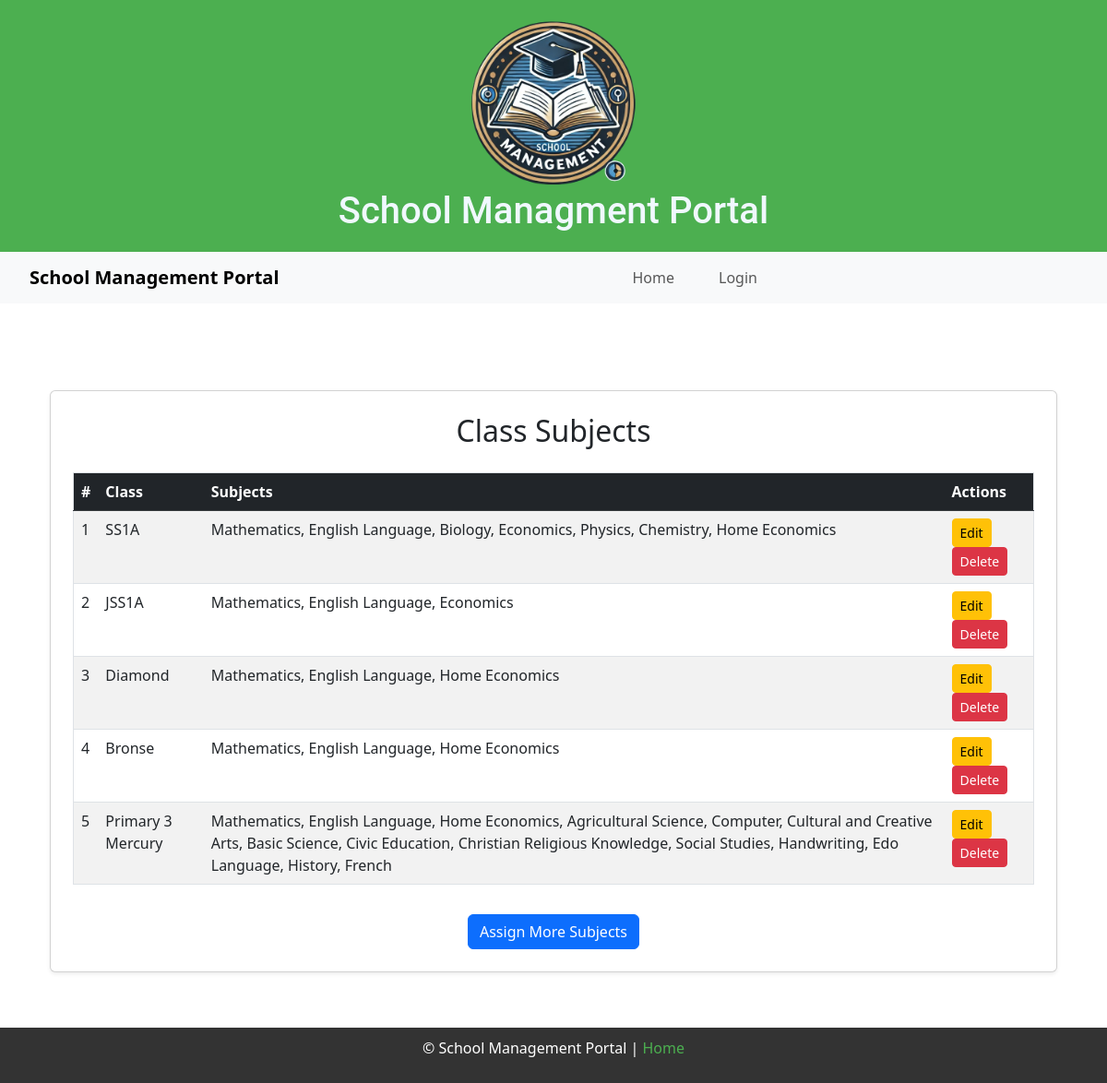
Page /class_subjects on the earlier database version.
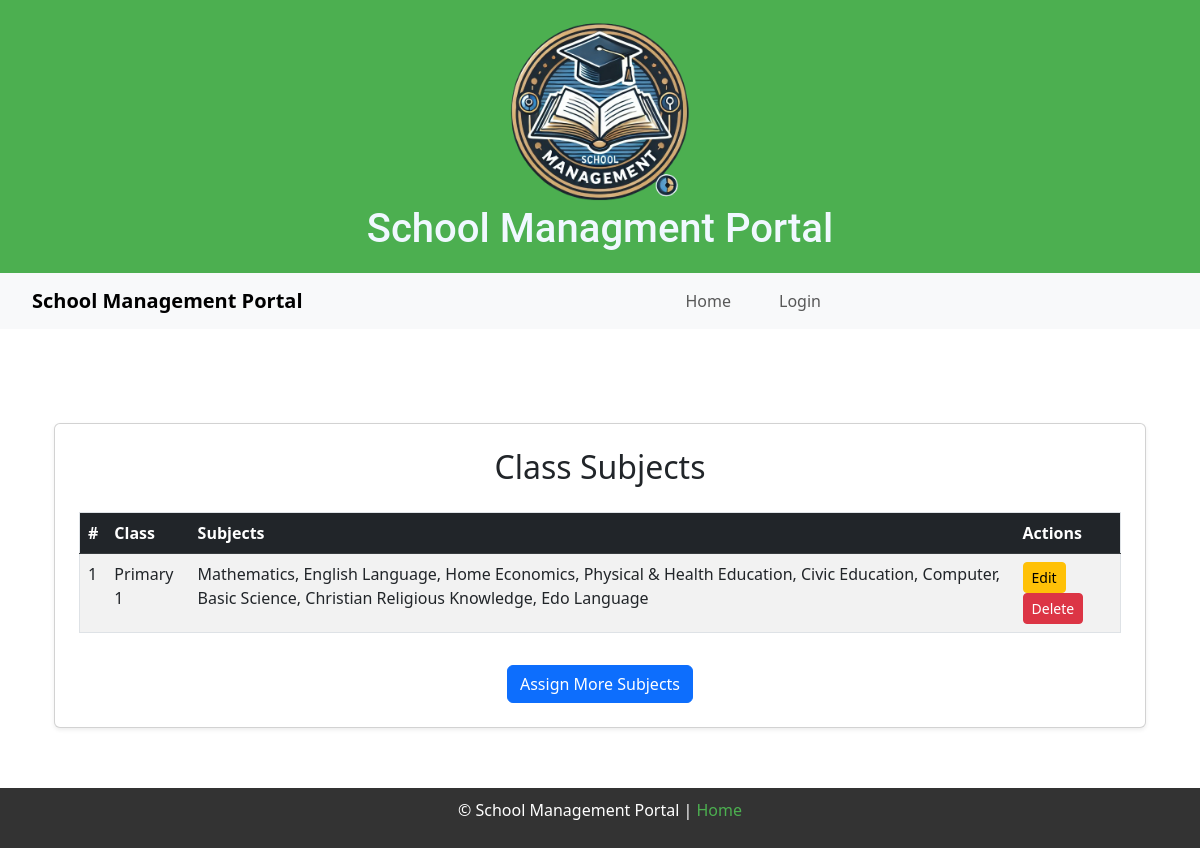
Same page on the later database version.
### models.py (models this page shows, shortened)
class Class(db.Model):
    __tablename__ = 'classes'
    id = db.Column(db.Integer, primary_key=True)
    class_name = db.Column(db.String(100), nullable=False)
    class_level = db.Column(db.String(50), nullable=False)
    class_category = db.Column(db.String(50), nullable=False)
    school_id = db.Column(db.Integer, db.ForeignKey('schools.id', name='fk_classes_school_id'), nullable=False)
    students = db.relationship('Student', backref='class_', lazy=True, cascade="all, delete-orphan")
    teachers = db.relationship('Teacher', secondary=class_teacher_association, backref='classes', cascade="all, delete-orphan", single_parent=True)
    class_fee_components = db.relationship('ClassFeeComponent', backref='class_', lazy=True, cascade="all, delete-orphan")
    __table_args__ = (
        db.UniqueConstraint('class_name', 'school_id', name='uq_class_per_school'),
    )

### routes.py (the view)
@main.route('/class_subjects')
def view_class_subjects():
    subject_alias = aliased(Subject)
    class_subjects = db.session.query(
        Class.class_name.label("class_name"),
        subject_alias.name.label("subject_name")
    ).join(ClassSubject, Class.id == ClassSubject.class_id) \
     .join(subject_alias, subject_alias.id == ClassSubject.subject_id) \
     .all()
    grouped_class_subjects = {}
    for cs in class_subjects:
        grouped_class_subjects.setdefault(cs.class_name, []).append(cs.subject_name)
    return render_template("view_class_subjects.html", grouped_class_subjects=grouped_class_subjects)

### main.py (called while the page is built)
@app.before_request
def before_request():
    g.current_user = current_user

@app.context_processor
def inject_csrf_token():
    return dict(csrf_token=generate_csrf())

### routes.py (called while the page is built)
@main.before_request
def load_school_details():
    if current_user.is_authenticated:
        if 'school_name' not in session or 'school_logo' not in session:
            school = School.query.get(current_user.school_id)
            if school:
                g.school_name = school.name
                g.school_logo = school.school_logo if school.school_logo else 'static/uploads/default-logo.png'
                session['school_name'] = g.school_name
                session['school_logo'] = g.school_logo
        else:
            g.school_name = session['school_name']
            g.school_logo = session['school_logo']
    else:
        g.school_name = "School Management Portal"
        g.school_logo = "uploads/default-logo.png"

### templates/view_class_subjects.html
{% extends "base.html" %}
{% block content %}
<div class="container mt-4">
    <div class="card shadow-sm p-4">
        <h2 class="text-center mb-3">Class Subjects</h2>
        {% if grouped_class_subjects %}
        <div class="table-responsive">
            <table class="table table-striped table-hover">
                <thead class="table-dark">
                    <tr>
                        <th>#</th>
                        <th>Class</th>
                        <th>Subjects</th>
                        <th>Actions</th>
                    </tr>
                </thead>
                <tbody>
                    {% for class_name, subjects in grouped_class_subjects.items() %}
                    <tr>
                        <td>{{ loop.index }}</td>
                        <td>{{ class_name }}</td>
                        <td>{{ subjects | join(', ') }}</td>
                        <td>
                            <a href="{{ url_for('main.edit_class_subject', class_name=class_name) }}" class="btn btn-sm btn-warning">Edit</a>
                            <a href="{{ url_for('main.delete_class_subject', class_name=class_name) }}" class="btn btn-sm btn-danger" onclick="return confirm('Are you sure?');">Delete</a>
                        </td>
                    </tr>
                    {% endfor %}
                </tbody>
            </table>
        </div>
        {% else %}
        <p class="text-center text-muted">No subjects assigned to any class yet.</p>
        {% endif %}
        <div class="text-center mt-3">
            <a href="{{ url_for('main.assign_subject_to_class') }}" class="btn btn-primary">Assign More Subjects</a>
        </div>
    </div>
</div>
{% endblock %}

### templates/base.html (shortened to what this page needs)
<!DOCTYPE html>
<html lang="en">
<head>
    <link rel="stylesheet" href="{{ url_for('static', filename='style.css') }}">
    <link href="https://cdn.jsdelivr.net/npm/bootstrap@5.3.0-alpha3/dist/css/bootstrap.min.css" rel="stylesheet">
    <link href="https://cdn.jsdelivr.net/npm/select2@4.1.0-rc.0/dist/css/select2.min.css" rel="stylesheet" />
</head>
<body>
    <header>
        <div class="logo">
            <a href="{{ url_for('main.index') }}">
                <img src="{{ url_for('main.uploaded_file', filename=g.school_logo.split('/')[-1]) }}"
                     alt="School Logo"
                     width="200" height="auto">
            </a>
        </div>
        <h1 class="title1" style="color:aliceblue; font-family: 'Roboto', sans-serif;">School Managment Portal</h1>
    </header>
    {% include 'navigation.html' %}
    <div class="container">
        {% block content %}{% endblock %}
    </div>
    <footer>
        <p>&copy; {{ year }} School Management Portal | <a href="{{ url_for('main.index') }}">Home</a></p>
    </footer>
</body>
</html>

### templates/navigation.html (shortened to what this page needs)
<nav class="navbar navbar-expand-lg navbar-light bg-light">
    <div class="container-fluid justify-content-center">
        <a class="navbar-brand" href="{{ url_for('main.dashboard') }}">
            {% if g.school_name %}
                {{ g.school_name }}
            {% else %}
                School Managment Portal
            {% endif %}
        </a>
        <div class="collapse navbar-collapse justify-content-center" id="navbarNavDropdown">
            <ul class="navbar-nav">
                <li class="nav-item">
                    <a class="nav-link {% if request.endpoint == 'main.index' %}active{% endif %}" href="{{ url_for('main.index') }}">Home</a>
                </li>
                {% if current_user.is_authenticated %}
                    {% if current_user.role == 'admin' %}
                        <li class="nav-item dropdown">
                            <a class="nav-link dropdown-toggle {% if request.endpoint in ['main.students', 'main.teachers', 'main.assign_teachers'] %}active{% endif %}" href="#" id="studentsTeachersDropdown" role="button" data-bs-toggle="dropdown" aria-expanded="false">
                                Students & Teachers
                            </a>
                            <ul class="dropdown-menu" aria-labelledby="studentsTeachersDropdown">
                                <li><a class="dropdown-item" href="{{ url_for('main.classes') }}">Classes</a></li>
                                <li><a class="dropdown-item" href="{{ url_for('main.students') }}">Students</a></li>
                                <li><a class="dropdown-item" href="{{ url_for('main.teachers') }}">Teachers</a></li>
                                <li><a class="dropdown-item" href="{{ url_for('main.assign_teachers') }}">Assign Teachers</a></li>
                            </ul>
                        </li>
                        <li class="nav-item dropdown">
                            <a class="nav-link dropdown-toggle {% if request.endpoint in ['main.subjects', 'main.assessments'] %}active{% endif %}" href="#" id="subjectsAssessmentsDropdown" role="button" data-bs-toggle="dropdown" aria-expanded="false">
                                Subjects & Assessments
                            </a>
                            <ul class="dropdown-menu" aria-labelledby="subjectsAssessmentsDropdown">
                                <li><a class="dropdown-item" href="{{ url_for('main.subjects') }}">Subjects</a></li>
                                <li><a class="dropdown-item" href="{{ url_for('main.add_subject') }}">Add Subject</a></li>
                                <li><a class="dropdown-item" href="{{ url_for('main.assign_subject_to_class') }}">Assign Subject to Class</a></li>
                                <li><a class="dropdown-item" href="{{ url_for('main.view_class_subjects') }}">View Subject by Class</a></li>
                                <li><a class="dropdown-item" href="{{ url_for('main.assessments') }}">Assessments</a></li>
                                <li><a class="dropdown-item" href="{{ url_for('main.assessment_types') }}">Assessment Types</a></li>
                                <li><a class="dropdown-item" href="{{ url_for('main.assessment_subject_scores') }}">Assessment Subject Scores</a></li>
                                <li><a class="dropdown-item" href="{{ url_for('main.add_assessment_score') }}">Add Assessment Score</a></li>
                            </ul>
                        </li>
                        <li class="nav-item dropdown">
                            <a class="nav-link dropdown-toggle {% if request.endpoint in ['main.subjects', 'main.assessments'] %}active{% endif %}" href="#" id="subjectsAssessmentsDropdown" role="button" data-bs-toggle="dropdown" aria-expanded="false">
                                Student Results
                            </a>
                            <ul class="dropdown-menu" aria-labelledby="subjectsAssessmentsDropdown">
                                <li><a class="dropdown-item" href="{{ url_for('main.generate_results') }}">Generate Students Results</a></li>
                                <li><a class="dropdown-item" href="{{ url_for('main.upload_signature') }}">Remarks on Results</a></li>
                                <li><a class="dropdown-item" href="{{ url_for('main.list_students_result') }}">Edit/Remove Results</a></li>
                            </ul>
                        </li>
                        <li class="nav-item dropdown">
                            <a class="nav-link dropdown-toggle {% if request.endpoint in ['main.fees'] %}active{% endif %}" href="#" id="feesManagementDropdown" role="button" data-bs-toggle="dropdown" aria-expanded="false">
                                Fees Management
                            </a>
                            <ul class="dropdown-menu" aria-labelledby="feesManagementDropdown">
                                <li><a class="dropdown-item" href="{{ url_for('main.fee_components') }}">Fee Components</a></li>
                                <li><a class="dropdown-item" href="{{ url_for('main.view_class_fees') }}">Class Fees</a></li>
                                <li><a class="dropdown-item" href="{{ url_for('main.add_fee_component_to_class') }}">Assign Fees to Classes</a></li>
                                <li><a class="dropdown-item" href="{{ url_for('main.generate_fees') }}">Generate Class Fees</a></li>
                                <li><a class="dropdown-item" href="{{ url_for('main.record_payment') }}">Record Payment</a></li>
                            </ul>
                        </li>
                        <!-- <li class="nav-item">
                            <a class="nav-link {% if request.endpoint == 'main.register_school' %}active{% endif %}" href="{{ url_for('main.register_school') }}">Register School</a>
                        </li> -->
                        <li class="nav-item">
                            {% if not current_user.is_authenticated or not current_user.role == 'admin' %}
                                <a class="nav-link {% if request.endpoint == 'main.register_school' %}active{% endif %}" href="{{ url_for('main.register_school') }}">Register School</a>
                            {% endif %}
                        </li>
                    {% elif current_user.role == 'teacher' %}
                        <li class="nav-item dropdown">
                            <a class="nav-link dropdown-toggle {% if request.endpoint in ['main.subjects', 'main.assessments'] %}active{% endif %}" href="#" id="subjectsAssessmentsDropdown" role="button" data-bs-toggle="dropdown" aria-expanded="false">
                                Subjects & Assessments
                            </a>
                            <ul class="dropdown-menu" aria-labelledby="subjectsAssessmentsDropdown">
                                <li><a class="dropdown-item" href="{{ url_for('main.subjects') }}">Subjects</a></li>
                                <li><a class="dropdown-item" href="{{ url_for('main.assessments') }}">Assessments</a></li>
                                <li><a class="dropdown-item" href="{{ url_for('main.assessment_subject_scores') }}">Assessment Subject Scores</a></li>
                                <li><a class="dropdown-item" href="{{ url_for('main.add_assessment_score') }}">Add Assessment Score</a></li>
                            </ul>
                        </li>
                    {% elif current_user.role == 'student' %}
                        <li class="nav-item">
                            <a class="nav-link {% if request.endpoint == 'main.dashboard' %}active{% endif %}" href="{{ url_for('main.dashboard') }}">Student Dashboard</a>
                        </li>
                    {% endif %}
                    <li class="nav-item">
                        <a class="nav-link" href="{{ url_for('main.logout') }}">Logout</a>
                    </li>
                {% else %}
                    <li class="nav-item">
                        <a class="nav-link {% if request.endpoint == 'main.login' %}active{% endif %}" href="{{ url_for('main.index') }}">Login</a>
                    </li>
                {% endif %}
            </ul>
        </div>
    </div>
</nav>

### static/style.css (style rules this page uses)
html, body { margin: 0; padding: 0; height: 100%; font-family: Arial, sans-serif; display: flex; flex-direction: column; }
header { background-color: #4CAF50; color: white; padding: 20px 0; text-align: center; }
header h1 { margin: 0; font-size: 2.5rem; }
.container { flex: 1; padding: 20px; }
footer { background-color: #333; color: white; text-align: center; padding: 10px 20px; position: relative; }
footer a { color: #4CAF50; text-decoration: none; }
nav { background-color: #333; color: white; padding: 1em; text-align: center; }
nav a { color: white; margin: 0 1em; text-decoration: none; }
.container { margin: 10px; }
table { width: 100%; border-collapse: collapse; margin-top: 10px; }
table, th, td { border: 1px solid #ddd; padding: 8px; }
th { background-color: #f2f2f2; font-weight: bold; }
h2 { color: #333; margin-bottom: 20px; }
.navbar { margin-bottom: 20px; }
.navbar-brand { font-weight: bold; }

### templates/base.html (style rules this page uses)
header { background-repeat: no-repeat; background-size: cover; }

Differences in the rows shown:
removed Class: class_name "SS1A", subjects "Mathematics, English Language, Biology, Economics, Physics, Chemistry, Home Economics"
removed Class: class_name "JSS1A", subjects "Mathematics, English Language, Economics"
removed Class: class_name "Bronse", subjects "Mathematics, English Language, Home Economics"
removed Class: class_name "Primary 3 Mercury", subjects "Mathematics, English Language, Home Economics, Agricultural Science, Computer, Cultural and Creative Arts, Basic Science, Civic Education, Christian Religious Knowledge, Social Studies, Handwriting, Edo Language, History, French"
changed Class: class_name "Diamond" → "Primary 1"; subjects "Mathematics, English Language, Home Economics" → "Mathematics, English Language, Home Economics, Physical & Health Education, Civic Education, Computer, Basic Science, Christian Religious Knowledge, Edo Language"
